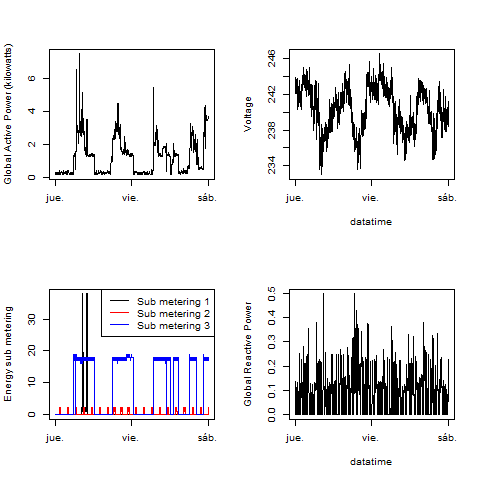

This chart was generated by the following R code:
#plot 4
#This file must be in the directory ExData_Plotting1 for its correct reading
D4=read.table("subset.txt",sep=";",header=TRUE, na.strings="?")
D4$Time <- as.POSIXct(strptime(paste(D4$Date, D4$Time), "%d/%m/%Y %H:%M:%S"))

t=D4$Time
ga=D4$Global.Active.power
v=D4$Voltage
gr=D4$Global.Reactive.Power
x=D4$Sub.Metering.1
y=D4$Sub.Metering.2
z=D4$Sub.Metering.3

png(filename="Plot4.png", width=480, height=480)
par(mfrow=c(2,2))
#plot 1
 plot(t,ga,type="l",xlab=NA,ylab="Global Active Power (kilowatts)")
#plot 2
 plot(t,v, type="l",xlab="datatime",ylab="Voltage")
#plot 3
 plot(t,x, type="n",xlab=NA,ylab = "Energy sub metering")
   points(t,x,type="l",col="black")
   points(t,y,type="l",col="red")
   points(t,z,type="l",col="blue")
   legend("topright",legend = c("Sub metering 1", "Sub metering 2", "Sub metering 3"), col=c("black", "red", "blue"), lwd=1)
#plot 4   
 plot(t,gr,type="l",xlab="datatime",ylab = "Global Reactive Power")
dev.off()

